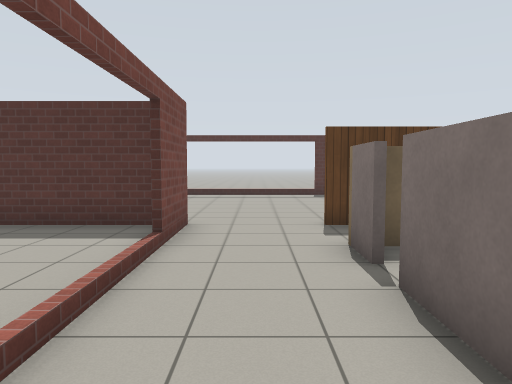
View 1 (above)

24 first-person views from a walk through a robot-simulator world made for Gazebo. The camera is 1.2 m above the floor, tilts 4° down and sees 70° across. The floor is counted in squares, 1 m on a side. Each view is taken from the middle of a square. On the plan, view 1 faces up. The plan holds only what a view shows up to about 14 squares ahead; the rest is blank. Simple patterns stand in for the simulator's built-in surfaces.

View 2
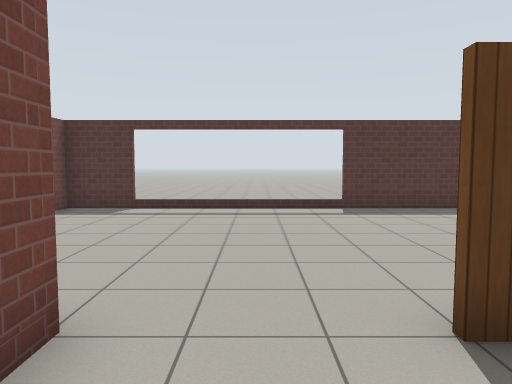

View 3
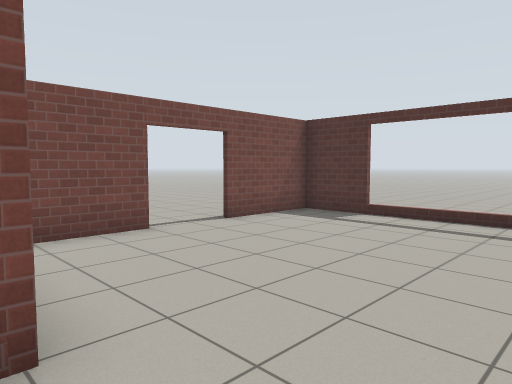

View 4
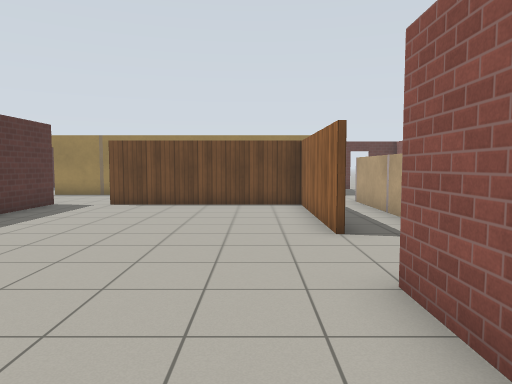

View 5
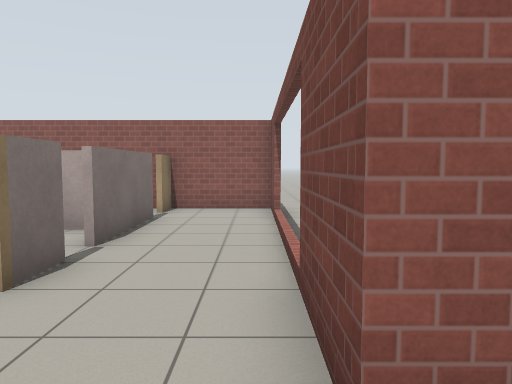

View 6
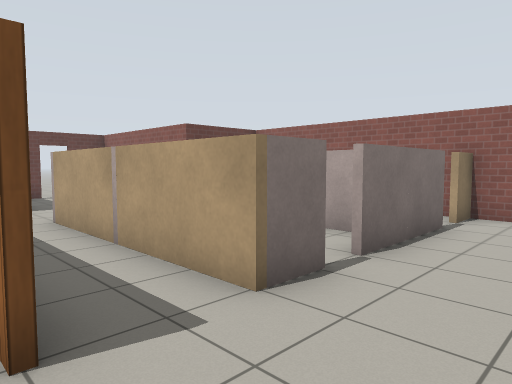

View 7
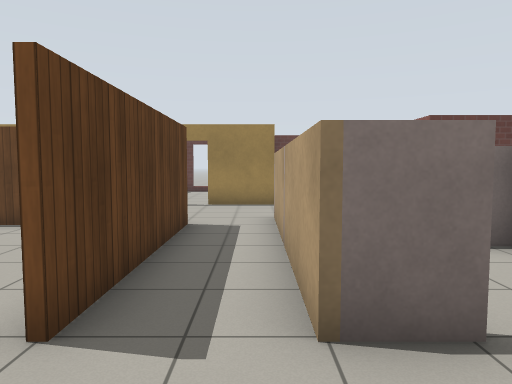

View 8
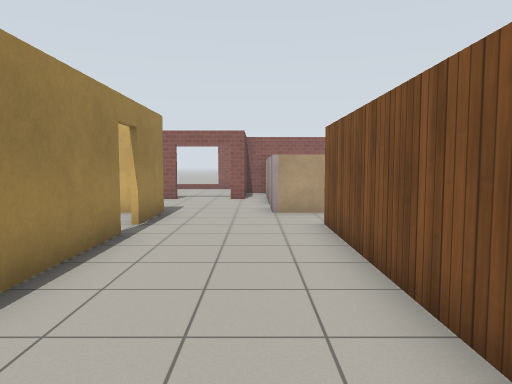

View 9
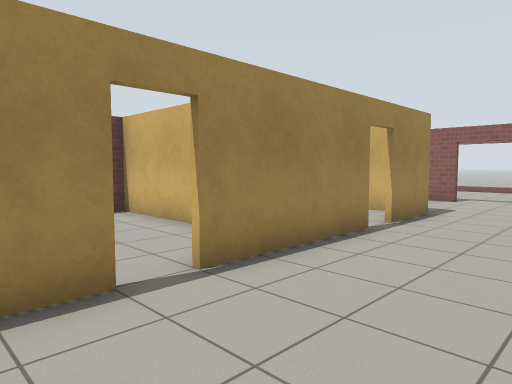

View 10
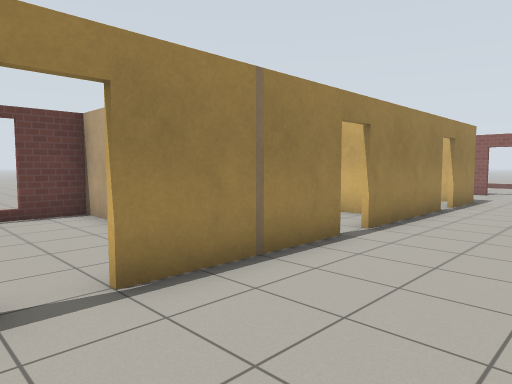

View 11
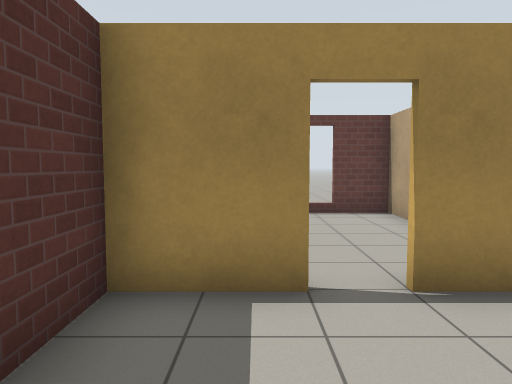

View 12
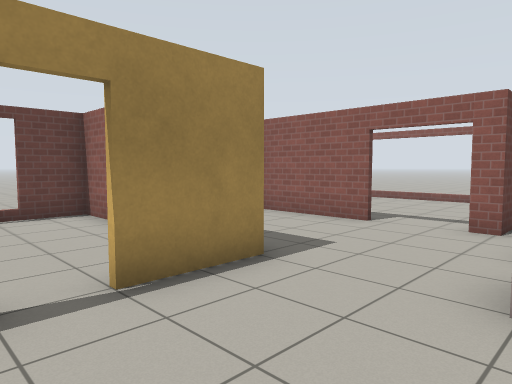

View 13
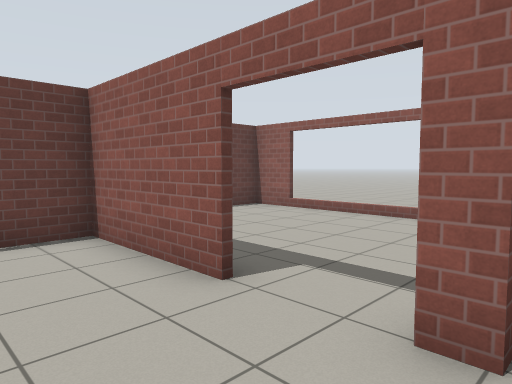

View 14
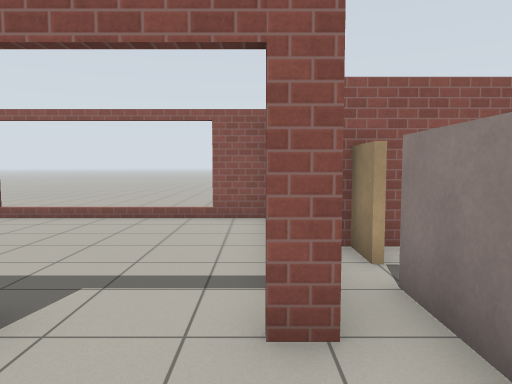

View 15
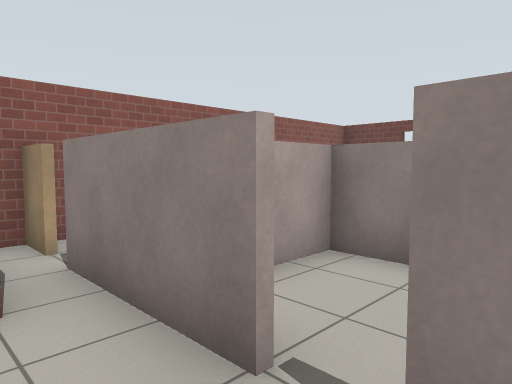

View 16
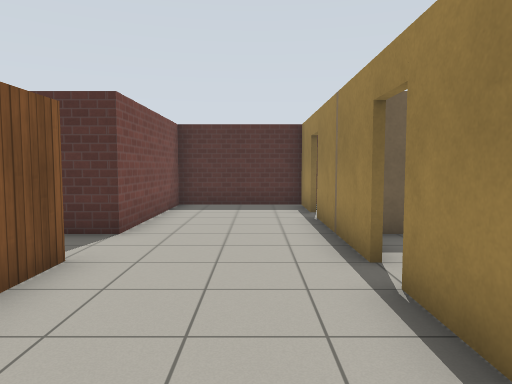

View 17
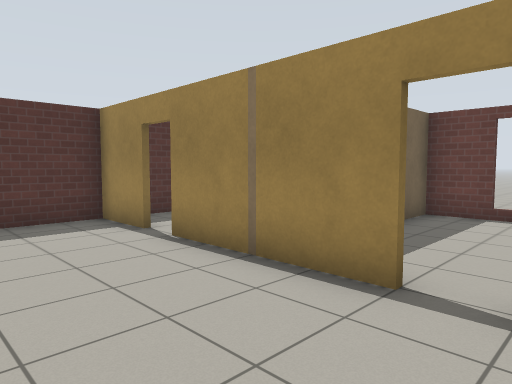

View 18
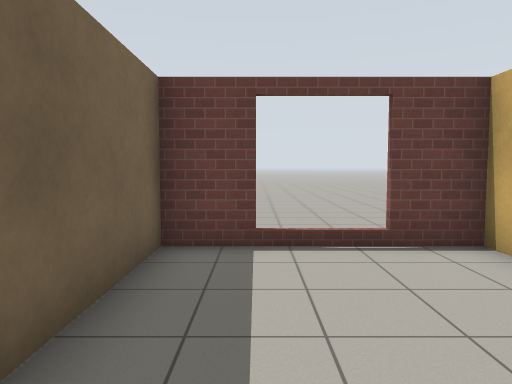

View 19
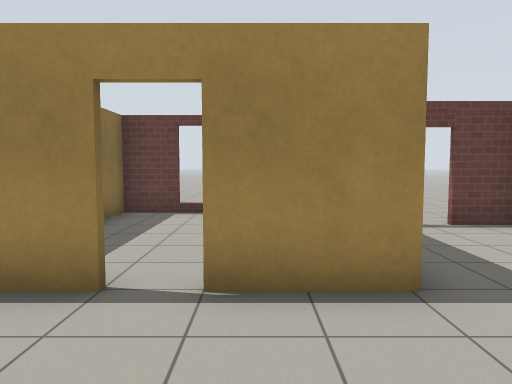

View 20
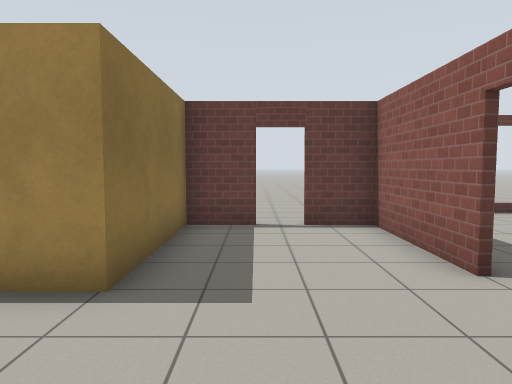

View 21
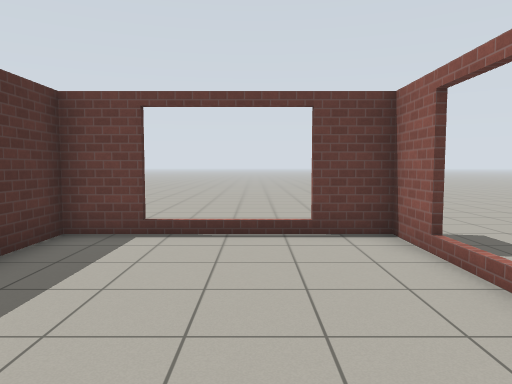

View 22
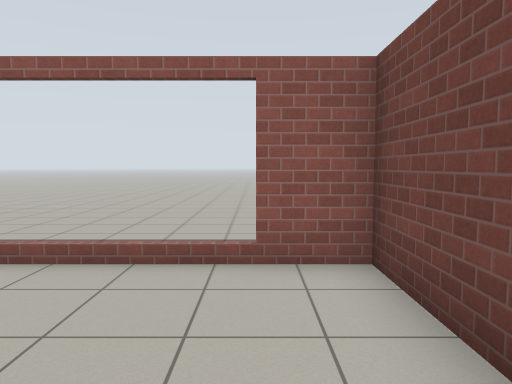

View 23
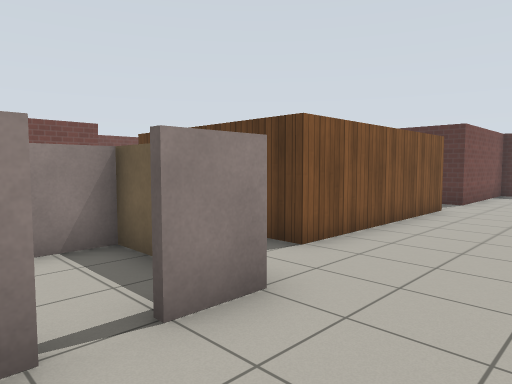

View 24
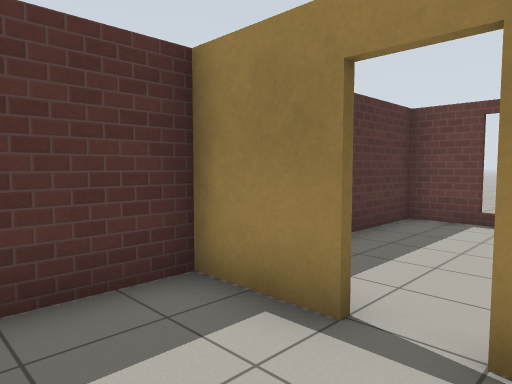

### Floor plan
Key: @ floor where view 1 was taken; # wall or solid block; . floor; D open door; = window, fence, low wall or low ledge.
Columns run from 7 left of view 1 to 18 right of it. Each row starts with its distance up from view 1.
 22    ...
 21   ....
 20   .....      ###########
 19   ......     #...#.....#
 18   .....      #...DD....=
 17              #...#.....#
 16     ......   #...#  ...#
 15  ###======####...#######
 14 .#...............#.....#..
 13 .#...........#...DD....=..
 12 .DD..........#...#.....#..
 11 .DD..........#...#.....#
 10  #...........#...#######
  9  #...........#...#.....#
  8   ...........#...DD....=
  7   ####...#####...#.....#
  6    ..#...........#.....#
  5    ..=...######..#######
  4     .=.....#.........DD...
  3      =..#..#..#......DD...
  2      =..#######.DDD..#....
  1      #..#     ##DDD#####..
  0      #.@..     #.......#..
 -1      #..#.    ##.......=..
 -2      ###########.......=..
 -3                #.......#..
 -4                #.......#
 -5                ###====##.
 -6                  ........

Where each view was taken, in squares from view 1:
view 1: 0 up, 0 right, facing up
view 2: 5 up, 0 right, facing up
view 3: 7 up, 1 right, facing up-left
view 4: 9 up, 5 left, facing right
view 5: 9 up, 1 left, facing down
view 6: 8 up, 1 left, facing down-right
view 7: 6 up, 1 left, facing right
view 8: 15 up, 8 right, facing down
view 9: 15 up, 7 right, facing down-right
view 10: 19 up, 7 right, facing down-right
view 11: 19 up, 7 right, facing right
view 12: 9 up, 7 right, facing down-right
view 13: 4 up, 8 right, facing down-right
view 14: 4 up, 9 right, facing down
view 15: 5 up, 9 right, facing down-left
view 16: 9 up, 9 right, facing up
view 17: 12 up, 7 right, facing up-right
view 18: 14 up, 11 right, facing right
view 19: 7 up, 7 right, facing right
view 20: 4 up, 7 right, facing right
view 21: 2 down, 10 right, facing right
view 22: 0 up, 10 right, facing down
view 23: 3 up, 10 right, facing up-left
view 24: 17 up, 8 right, facing up-right
